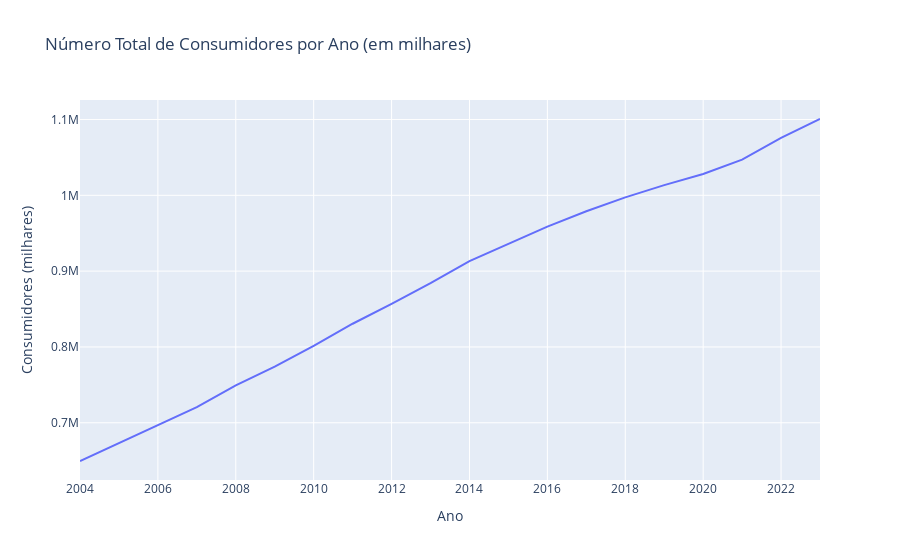

Notebook code for this chart:
### Markdown cell above
Insight: O consumo de energia elétrica no Brasil apresenta tendência de crescimento ao longo dos anos.

### Code cell
# 2. Número de consumidores por ano
fig2 = px.line(
    df_plot.groupby('ano')['numero_consumidores_mil'].sum().reset_index(),
    x='ano', y='numero_consumidores_mil',
    title='Número Total de Consumidores por Ano (em milhares)',
    labels={'numero_consumidores_mil': 'Consumidores (milhares)', 'ano': 'Ano'}
)
fig2.show()

### Figure 1 — Plotly figure (JSON) as saved in the notebook; plotly's stock layout.template omitted (floating-point values rounded to 4 significant figures)
{"data": [{"hovertemplate": "Ano=%{x}<br>Consumidores (milhares)=%{y}<extra></extra>", "legendgroup": "", "line": {"color": "#636efa", "dash": "solid"}, "marker": {"symbol": "circle"}, "mode": "lines", "name": "", "orientation": "v", "showlegend": false, "type": "scatter", "x": [2004, 2005, 2006, 2007, 2008, 2009, 2010, 2011, 2012, 2013, 2014, 2015, 2016, 2017, 2018, 2019, 2020, 2021, 2022, 2023], "xaxis": "x", "y": [649600.0, 673200.0, 696600.0, 720600.0, 749200.0, 773900.0, 801600.0, 830600.0, 856700.0, 884100.0, 913300.0, 936300.0, 958700.0, 978900.0, 997200.0, 1013438, 1028000.0, 1047000.0, 1076000.0, 1101000.0], "yaxis": "y"}], "layout": {"legend": {"tracegroupgap": 0}, "title": {"text": "Número Total de Consumidores por Ano (em milhares)"}, "xaxis": {"anchor": "y", "domain": [0, 1], "title": {"text": "Ano"}}, "yaxis": {"anchor": "x", "domain": [0, 1], "title": {"text": "Consumidores (milhares)"}}}}
